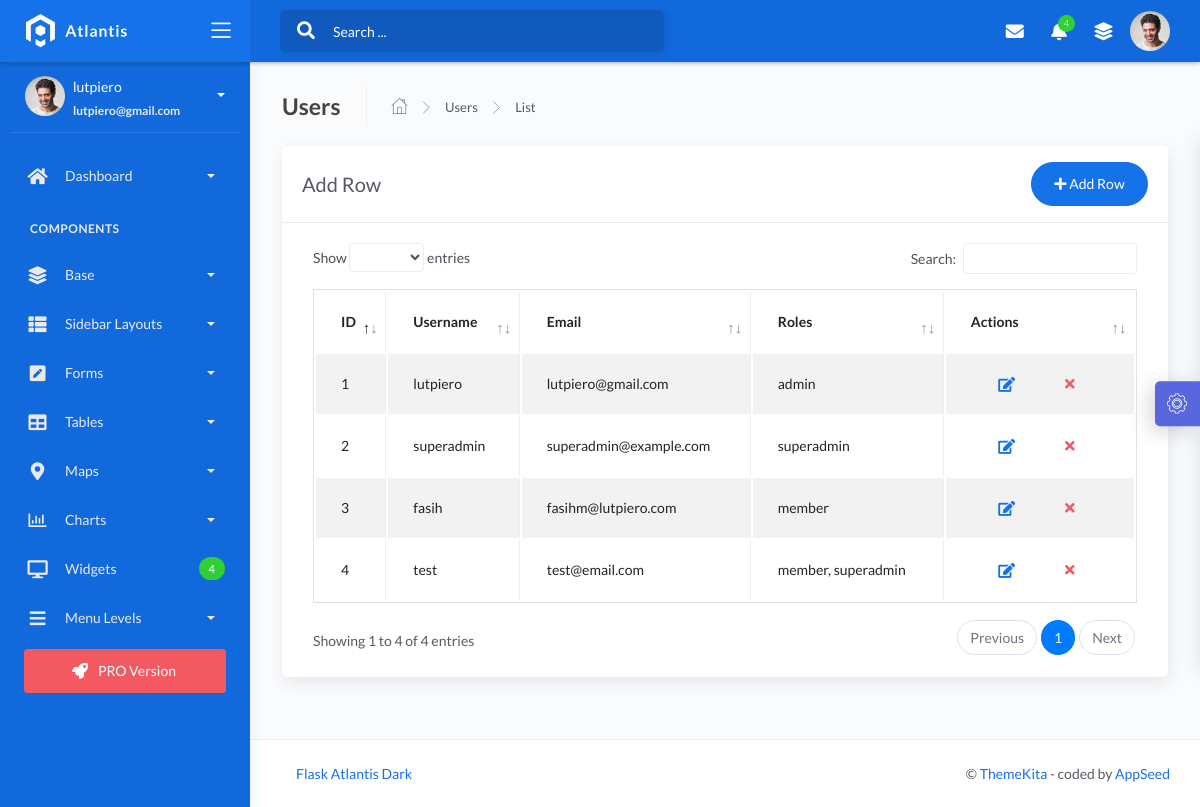
The app's page /users (signed in) with its own data.
### apps/authentication/models.py (models this page shows, shortened)
class Users(db.Model, UserMixin):
    __tablename__ = 'users'
    id = db.Column(db.Integer, primary_key=True)
    username = db.Column(db.String(64), unique=True)
    email = db.Column(db.String(64), unique=True)
    password = db.Column(db.LargeBinary)
    roles = db.relationship('Role', secondary='user_roles', backref=db.backref('users', lazy='dynamic'))
    def has_role(self, *role_names):
        user_roles = {role.name for role in self.roles}
        return any(role in user_roles for role in role_names)

class Role(db.Model):
    id = db.Column(db.Integer, primary_key=True)
    name = db.Column(db.String(64), unique=True)

### apps/user/routes.py (the view)
@blueprint.route('/users')
@any_admin_permission.require(http_exception=403)
def users():
    username = request.args.get('username')
    email = request.args.get('email')
    role = request.args.get('role')
    users_query = Users.query
    if username:
        users_query = users_query.filter(Users.username.contains(username))
    if email:
        users_query = users_query.filter(Users.email.contains(email))
    if role:
        users_query = users_query.join(Users.roles).filter(Role.name.contains(role))
    users = users_query.all()
    return render_template('users/users.html', users=users)

### apps/__init__.py (called while the page is built)
def configure_database(app):
    @app.before_first_request
    def initialize_database():
        try:
            db.create_all()
        except Exception as e:
            print('> Error: DBMS Exception: ' + str(e) )
            basedir = os.path.abspath(os.path.dirname(__file__))
            app.config['SQLALCHEMY_DATABASE_URI'] = SQLALCHEMY_DATABASE_URI = 'sqlite:///' + os.path.join(basedir, 'db.sqlite3')
            print('> Fallback to SQLite ')
            db.create_all()
    @app.teardown_request
    def shutdown_session(exception=None):
        db.session.remove()

### apps/authentication/models.py (called while the page is built)
@login_manager.user_loader
def user_loader(id):
    return Users.query.filter_by(id=id).first()

### apps/templates/users/users.html (shortened to what this page needs)
{% extends "layouts/base.html" %}
{% block content %}
<div class="content">
    <div class="page-inner">
        <div class="page-header">
            <h4 class="page-title">Users</h4>
            <ul class="breadcrumbs">
                <li class="nav-home">
                    <a href="#">
                        <i class="flaticon-home"></i>
                    </a>
                </li>
                <li class="separator">
                    <i class="flaticon-right-arrow"></i>
                </li>
                <li class="nav-item">
                    <a href="#">Users</a>
                </li>
                <li class="separator">
                    <i class="flaticon-right-arrow"></i>
                </li>
                <li class="nav-item">
                    <a href="#">List</a>
                </li>
            </ul>
        </div>
        <div class="row">
            <div class="col-md-12">
                <div class="card">
                    <div class="card-header">
                        <div class="d-flex align-items-center">
                            <h4 class="card-title">Add Row</h4>
                            <button class="btn btn-primary btn-round ml-auto" data-toggle="modal" data-target="#addRowModal">
                                <i class="fa fa-plus"></i>
                                Add Row
                            </button>
                        </div>
                    </div>
                    <div class="card-body px-0 px-sm-0 px-xs-0 px-lg-3">
                        <div class="table-responsive">
                            <table id="user-list" class="table table-striped table-bordered mt-3">
                                <thead>
                                    <tr>
                                        <th scope="col" class=" d-none d-lg-table-cell d-sm-none">ID</th>
                                        <th scope="col" class=" d-none d-lg-table-cell d-sm-none">Username</th>
                                        <th scope="col" class=" d-none d-lg-table-cell d-sm-none">Email</th>
                                        <th scope="col" class=" d-none d-lg-table-cell d-sm-none">Roles</th>
                                        <th scope="col" class=" d-none d-lg-table-cell d-sm-none">Actions</th>
                                    </tr>
                                </thead>
                                <tbody>
                                    {% for user in users %}
                                    <tr>
                                        <td class="text-sm-left">
                                            {{ user.id }}
                                        </td>
                                        <td class="text-sm-left d-none d-lg-table-cell d-sm-none">{{ user.username }}</td>
                                        <td class="text-sm-left d-none d-lg-table-cell d-sm-none">{{ user.email }}</td>
                                        <td class="text-sm-left d-none d-lg-table-cell d-sm-none">
                                            {% for role in user.roles %}
                                                {{ role.name }}{% if not loop.last %}, {% endif %}
                                            {% endfor %}
                                        </td>
                                        <td class="text-sm-left d-none d-lg-table-cell d-sm-none">
                                            <div class="form-button-action">
                                                <a href="{{url_for('user.edit_user',user_id=user.id)}}" type="button" data-toggle="tooltip" title="" class="btn btn-link btn-primary btn-lg" data-original-title="Edit User">
                                                    <i class="fa fa-edit"></i>
                                                </a>
                                                <button type="button" data-toggle="tooltip" title="" class="btn btn-link btn-danger" data-original-title="Deactivate">
                                                    <i class="fa fa-times"></i>
                                                </button>
                                            </div>
                                        </td>
                                    </tr>
                                    {% endfor %}
                                </tbody>
                            </table>
                        </div>
                    </div>
                </div>
            </div>
        </div>
    </div>
</div>
{% endblock content %}

### apps/templates/includes/sidebar.html (shortened to what this page needs)
		<div class="sidebar sidebar-style-2" data-background-color="blue2">
			<div class="sidebar-wrapper scrollbar scrollbar-inner">
				<div class="sidebar-content">
				{% if current_user.is_authenticated %}
					<div class="user">
						<div class="avatar-sm float-left mr-2">
							<img src="/static/assets/img/profile.jpg" alt="..." class="avatar-img rounded-circle">
						</div>
						<div class="info">
							<a data-toggle="collapse" href="#collapseExample" aria-expanded="true">
								<span>
									{{ current_user.username }}
									<span class="user-level">
										{{ current_user.email }}
									</span>
									<span class="caret"></span>
								</span>
							</a>
						</div>
					</div>
					<ul class="nav nav-primary">
						<li class="nav-item {% if 'index' in segment %} active {% endif %}">
							<a data-toggle="collapse" href="#dashboard" class="collapsed" aria-expanded="false">
								<i class="fas fa-home"></i>
								<p>Dashboard</p>
								<span class="caret"></span>
							</a>
						</li>
						<li class="nav-section">
							<h4 class="text-section">Components</h4>
						</li>
						<li class="nav-item {% if 'ui-' in segment %} active {% endif %}">
							<a data-toggle="collapse" href="#base">
								<i class="fas fa-layer-group"></i>
								<p>Base</p>
								<span class="caret"></span>
							</a>
						</li>
						<li class="nav-item {% if 'layout' in segment %} active {% endif %}">
							<a data-toggle="collapse" href="#sidebarLayouts">
								<i class="fas fa-th-list"></i>
								<p>Sidebar Layouts</p>
								<span class="caret"></span>
							</a>
						</li>
						<li class="nav-item {% if 'form' in segment %} active {% endif %}">
							<a data-toggle="collapse" href="#forms">
								<i class="fas fa-pen-square"></i>
								<p>Forms</p>
								<span class="caret"></span>
							</a>
						</li>
						<li class="nav-item {% if 'tables' in segment %} active {% endif %}">
							<a data-toggle="collapse" href="#tables">
								<i class="fas fa-table"></i>
								<p>Tables</p>
								<span class="caret"></span>
							</a>
						</li>
						<li class="nav-item {% if 'maps' in segment %} active {% endif %}">
							<a data-toggle="collapse" href="#maps">
								<i class="fas fa-map-marker-alt"></i>
								<p>Maps</p>
								<span class="caret"></span>
							</a>
						</li>
						<li class="nav-item {% if 'charts' in segment %} active {% endif %}">
							<a data-toggle="collapse" href="#charts">
								<i class="far fa-chart-bar"></i>
								<p>Charts</p>
								<span class="caret"></span>
							</a>
						</li>
						<li class="nav-item {% if 'widgets' in segment %} active {% endif %}">
							<a href="/widgets.html">
								<i class="fas fa-desktop"></i>
								<p>Widgets</p>
								<span class="badge badge-success">4</span>
							</a>
						</li>
						<li class="nav-item">
							<a data-toggle="collapse" href="#submenu">
								<i class="fas fa-bars"></i>
								<p>Menu Levels</p>
								<span class="caret"></span>
							</a>
						</li>
						<li class="mx-4 mt-2">
                            <a target="_blank"
                               href="https://appseed.us/admin-dashboards/flask-dashboard-atlantis-dark-pro"
                               class="btn btn-danger btn-block">
                                <span class="btn-label mr-2">  </span>PRO Version</a>
						</li>
					</ul>
				{% endif %}
				</div>
			</div>
		</div>

### records on screen
Users: username "lutpiero", email "lutpiero@gmail.com", id "1"
Role: name "admin"
Users: id "2", username "superadmin", email "superadmin@example.com"
Role: name "superadmin"
Users: id "3", username "fasih", email "fasihm@lutpiero.com"
Role: name "member"
Users: id "4", username "test", email "test@email.com"
